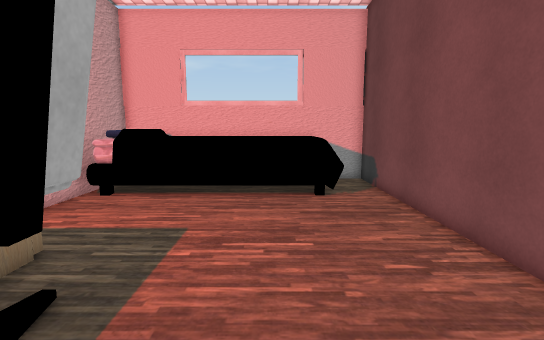
[1] (above)

13 first-person views from a walk through a 3-D level made in the Unity game engine. The camera is 1.4 m above the floor, tilts 8° down and sees 85° across. The floor is counted in squares, 0.5 m on a side. Each view is taken from the middle of a square. On the plan, view 1 faces up. The plan holds only what a view shows up to about 20 squares ahead; the rest is blank. The place goes on beyond the plan. Some surface patterns are stand-ins.

[2]
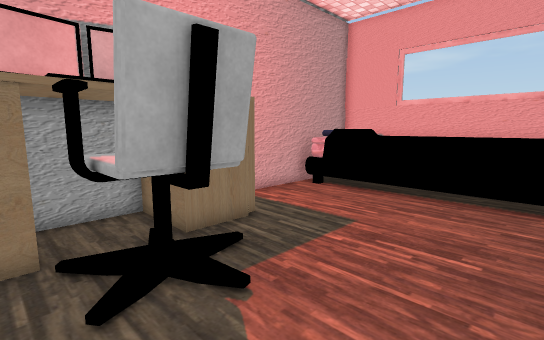

[3]
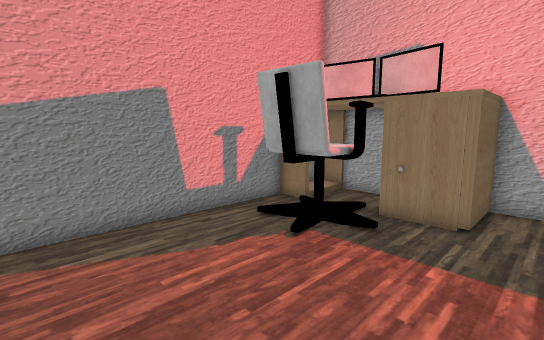

[4]
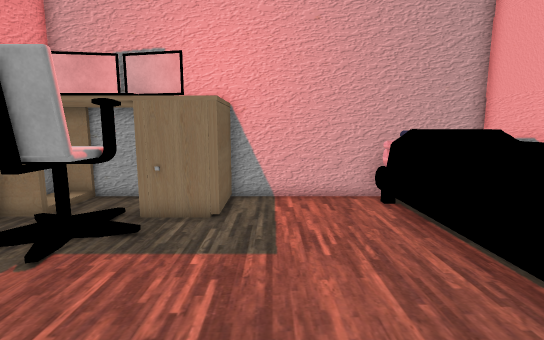

[5]
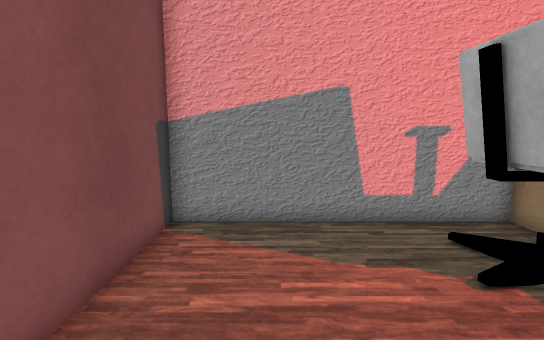

[6]
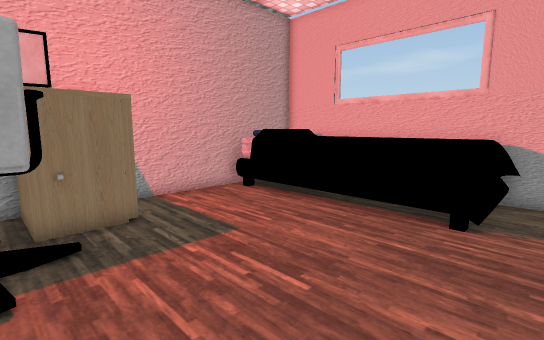

[7]
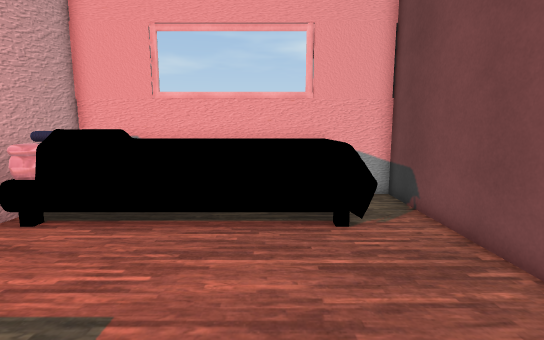

[8]
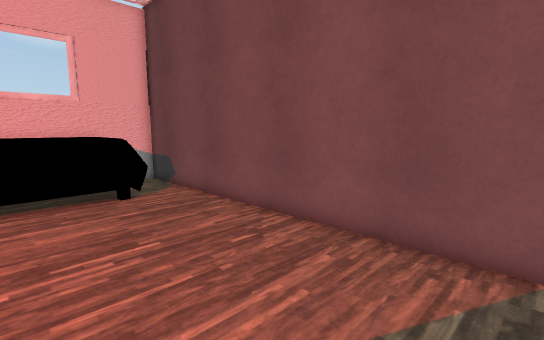

[9]
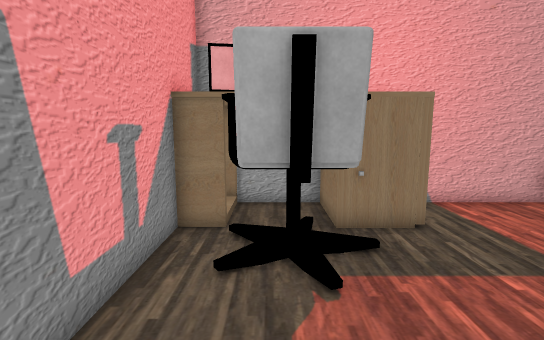

[10]
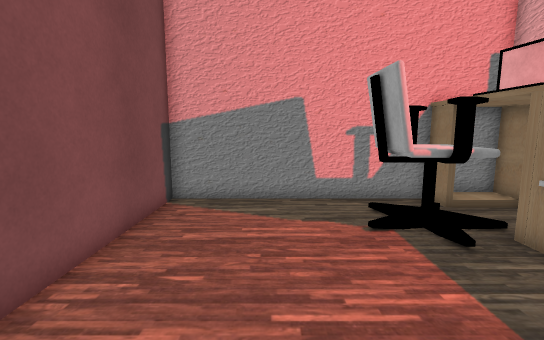

[11]
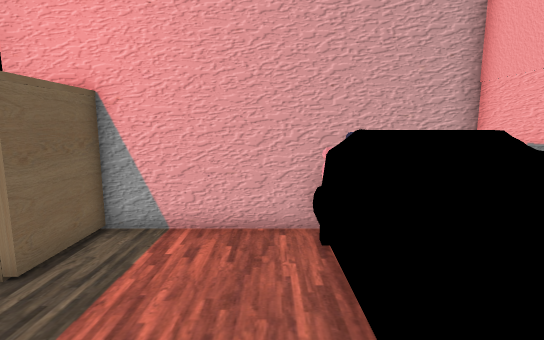

[12]
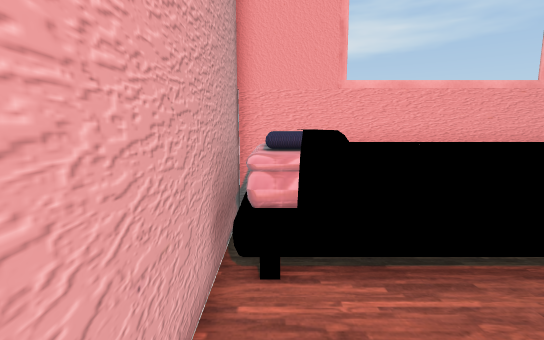

[13]
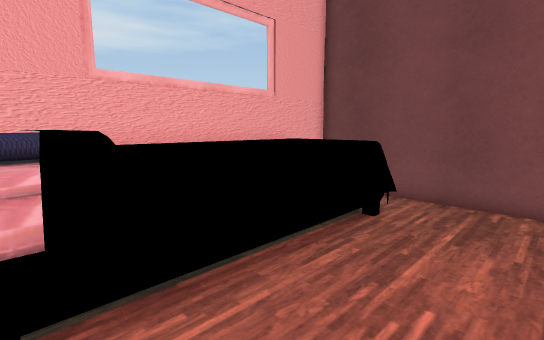

### Floor plan
Key: @ floor where view 1 was taken; # wall or solid block; . floor; = window, fence, low wall or low ledge; ^ raised ledge; O other object.
Columns run from 8 left of view 1 to 5 right of it. Each row starts with its distance up from view 1.
 17 ##############
 16 #          =##
 15 #^^        =.#
 14 #^^        =.#
 13 #^^        =.#
 12 #==^^^^^^^#=.#
 11 #............#
 10 #............#
  9 #............#
  8 #............#
  7 #............#
  6 ####.........#
  5   ##.........#
  4 ####^^.......#
  3 #..^^O#......#
  2 #..^^O#......#
  1 ####^^.......#
  0  ###....@....#
 -1  #############

Positions as (right, up) in squares from view 1, and headings:
1: (0, 0), facing up
2: (2, 0), facing up-left
3: (4, 8), facing down-left
4: (4, 8), facing left
5: (2, 8), facing down
6: (4, 3), facing up-left
7: (0, 4), facing up
8: (-2, 0), facing up-right
9: (3, 2), facing left
10: (1, 11), facing down
11: (0, 11), facing left
12: (-7, 7), facing up
13: (-7, 8), facing up-right
